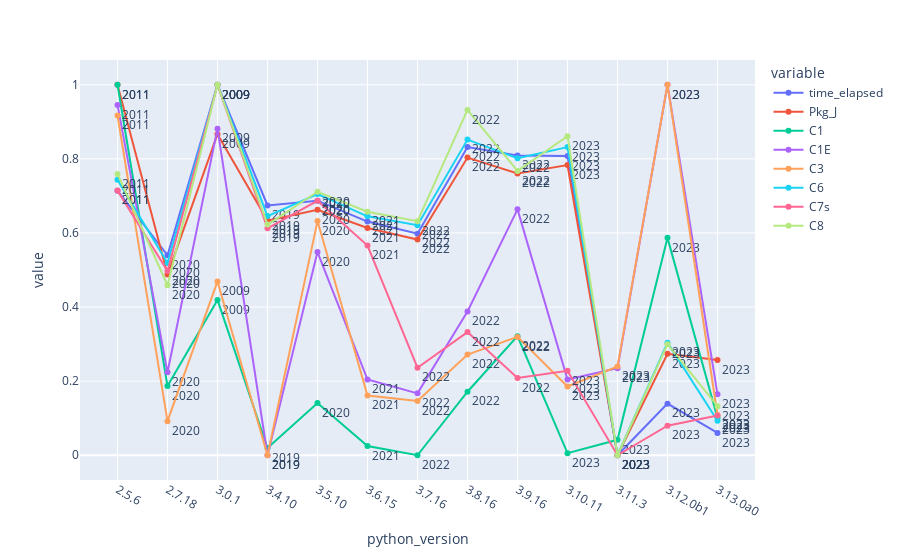

Notebook cell for this chart:
### Markdown cell above
### More parameters through different Python versions

### Code cell
fig = px.line(df, x="python_version", y=["time_elapsed","Pkg_J","C1","C1E","C3","C6","C7s","C8"], text=pd.to_datetime(df['release_date']).dt.year)
fig.update_traces(textposition="bottom right")
fig.show()

### Figure 1 — Plotly figure (JSON) as saved in the notebook; plotly's stock layout.template omitted (floating-point values rounded to 4 significant figures)
{"data": [{"hovertemplate": "variable=time_elapsed<br>python_version=%{x}<br>value=%{y}<br>text=%{text}<extra></extra>", "legendgroup": "time_elapsed", "line": {"color": "#636efa", "dash": "solid"}, "marker": {"symbol": "circle"}, "mode": "lines+markers+text", "name": "time_elapsed", "orientation": "v", "showlegend": true, "text": [2011, 2020, 2009, 2019, 2020, 2021, 2022, 2022, 2022, 2023, 2023, 2023, 2023], "textposition": "bottom right", "type": "scatter", "x": ["2.5.6", "2.7.18", "3.0.1", "3.4.10", "3.5.10", "3.6.15", "3.7.16", "3.8.16", "3.9.16", "3.10.11", "3.11.3", "3.12.0b1", "3.13.0a0"], "xaxis": "x", "y": [0.7142, 0.5398, 1, 0.6744, 0.6872, 0.6307, 0.5979, 0.8318, 0.8088, 0.808, 0, 0.1393, 0.06038], "yaxis": "y"}, {"hovertemplate": "variable=Pkg_J<br>python_version=%{x}<br>value=%{y}<br>text=%{text}<extra></extra>", "legendgroup": "Pkg_J", "line": {"color": "#EF553B", "dash": "solid"}, "marker": {"symbol": "circle"}, "mode": "lines+markers+text", "name": "Pkg_J", "orientation": "v", "showlegend": true, "text": [2011, 2020, 2009, 2019, 2020, 2021, 2022, 2022, 2022, 2023, 2023, 2023, 2023], "textposition": "bottom right", "type": "scatter", "x": ["2.5.6", "2.7.18", "3.0.1", "3.4.10", "3.5.10", "3.6.15", "3.7.16", "3.8.16", "3.9.16", "3.10.11", "3.11.3", "3.12.0b1", "3.13.0a0"], "xaxis": "x", "y": [1.0, 0.4875, 0.8667, 0.6333, 0.6624, 0.6132, 0.5822, 0.8034, 0.7605, 0.7832, 0, 0.2739, 0.2572], "yaxis": "y"}, {"hovertemplate": "variable=C1<br>python_version=%{x}<br>value=%{y}<br>text=%{text}<extra></extra>", "legendgroup": "C1", "line": {"color": "#00cc96", "dash": "solid"}, "marker": {"symbol": "circle"}, "mode": "lines+markers+text", "name": "C1", "orientation": "v", "showlegend": true, "text": [2011, 2020, 2009, 2019, 2020, 2021, 2022, 2022, 2022, 2023, 2023, 2023, 2023], "textposition": "bottom right", "type": "scatter", "x": ["2.5.6", "2.7.18", "3.0.1", "3.4.10", "3.5.10", "3.6.15", "3.7.16", "3.8.16", "3.9.16", "3.10.11", "3.11.3", "3.12.0b1", "3.13.0a0"], "xaxis": "x", "y": [1.0, 0.1869, 0.4192, 0.01944, 0.1409, 0.02511, 0, 0.1715, 0.3213, 0.005703, 0.04159, 0.5867, 0.1009], "yaxis": "y"}, {"hovertemplate": "variable=C1E<br>python_version=%{x}<br>value=%{y}<br>text=%{text}<extra></extra>", "legendgroup": "C1E", "line": {"color": "#ab63fa", "dash": "solid"}, "marker": {"symbol": "circle"}, "mode": "lines+markers+text", "name": "C1E", "orientation": "v", "showlegend": true, "text": [2011, 2020, 2009, 2019, 2020, 2021, 2022, 2022, 2022, 2023, 2023, 2023, 2023], "textposition": "bottom right", "type": "scatter", "x": ["2.5.6", "2.7.18", "3.0.1", "3.4.10", "3.5.10", "3.6.15", "3.7.16", "3.8.16", "3.9.16", "3.10.11", "3.11.3", "3.12.0b1", "3.13.0a0"], "xaxis": "x", "y": [0.9456, 0.2239, 0.8816, 0, 0.5483, 0.2045, 0.167, 0.388, 0.6637, 0.2043, 0.235, 1, 0.1645], "yaxis": "y"}, {"hovertemplate": "variable=C3<br>python_version=%{x}<br>value=%{y}<br>text=%{text}<extra></extra>", "legendgroup": "C3", "line": {"color": "#FFA15A", "dash": "solid"}, "marker": {"symbol": "circle"}, "mode": "lines+markers+text", "name": "C3", "orientation": "v", "showlegend": true, "text": [2011, 2020, 2009, 2019, 2020, 2021, 2022, 2022, 2022, 2023, 2023, 2023, 2023], "textposition": "bottom right", "type": "scatter", "x": ["2.5.6", "2.7.18", "3.0.1", "3.4.10", "3.5.10", "3.6.15", "3.7.16", "3.8.16", "3.9.16", "3.10.11", "3.11.3", "3.12.0b1", "3.13.0a0"], "xaxis": "x", "y": [0.917, 0.09191, 0.4692, 0, 0.632, 0.161, 0.1467, 0.2717, 0.3194, 0.1856, 0.2394, 1, 0.1086], "yaxis": "y"}, {"hovertemplate": "variable=C6<br>python_version=%{x}<br>value=%{y}<br>text=%{text}<extra></extra>", "legendgroup": "C6", "line": {"color": "#19d3f3", "dash": "solid"}, "marker": {"symbol": "circle"}, "mode": "lines+markers+text", "name": "C6", "orientation": "v", "showlegend": true, "text": [2011, 2020, 2009, 2019, 2020, 2021, 2022, 2022, 2022, 2023, 2023, 2023, 2023], "textposition": "bottom right", "type": "scatter", "x": ["2.5.6", "2.7.18", "3.0.1", "3.4.10", "3.5.10", "3.6.15", "3.7.16", "3.8.16", "3.9.16", "3.10.11", "3.11.3", "3.12.0b1", "3.13.0a0"], "xaxis": "x", "y": [0.7435, 0.5187, 1, 0.6455, 0.7051, 0.645, 0.6211, 0.8519, 0.8016, 0.8317, 0, 0.3039, 0.09327], "yaxis": "y"}, {"hovertemplate": "variable=C7s<br>python_version=%{x}<br>value=%{y}<br>text=%{text}<extra></extra>", "legendgroup": "C7s", "line": {"color": "#FF6692", "dash": "solid"}, "marker": {"symbol": "circle"}, "mode": "lines+markers+text", "name": "C7s", "orientation": "v", "showlegend": true, "text": [2011, 2020, 2009, 2019, 2020, 2021, 2022, 2022, 2022, 2023, 2023, 2023, 2023], "textposition": "bottom right", "type": "scatter", "x": ["2.5.6", "2.7.18", "3.0.1", "3.4.10", "3.5.10", "3.6.15", "3.7.16", "3.8.16", "3.9.16", "3.10.11", "3.11.3", "3.12.0b1", "3.13.0a0"], "xaxis": "x", "y": [0.7143, 0.4973, 1, 0.6126, 0.6868, 0.5659, 0.2363, 0.3324, 0.2088, 0.228, 0, 0.07967, 0.1071], "yaxis": "y"}, {"hovertemplate": "variable=C8<br>python_version=%{x}<br>value=%{y}<br>text=%{text}<extra></extra>", "legendgroup": "C8", "line": {"color": "#B6E880", "dash": "solid"}, "marker": {"symbol": "circle"}, "mode": "lines+markers+text", "name": "C8", "orientation": "v", "showlegend": true, "text": [2011, 2020, 2009, 2019, 2020, 2021, 2022, 2022, 2022, 2023, 2023, 2023, 2023], "textposition": "bottom right", "type": "scatter", "x": ["2.5.6", "2.7.18", "3.0.1", "3.4.10", "3.5.10", "3.6.15", "3.7.16", "3.8.16", "3.9.16", "3.10.11", "3.11.3", "3.12.0b1", "3.13.0a0"], "xaxis": "x", "y": [0.7594, 0.4588, 1.0, 0.6225, 0.7112, 0.6574, 0.6318, 0.9321, 0.7674, 0.8611, 0, 0.2998, 0.1323], "yaxis": "y"}], "layout": {"legend": {"title": {"text": "variable"}, "tracegroupgap": 0}, "margin": {"t": 60}, "xaxis": {"anchor": "y", "domain": [0, 1], "title": {"text": "python_version"}}, "yaxis": {"anchor": "x", "domain": [0, 1], "title": {"text": "value"}}}}
